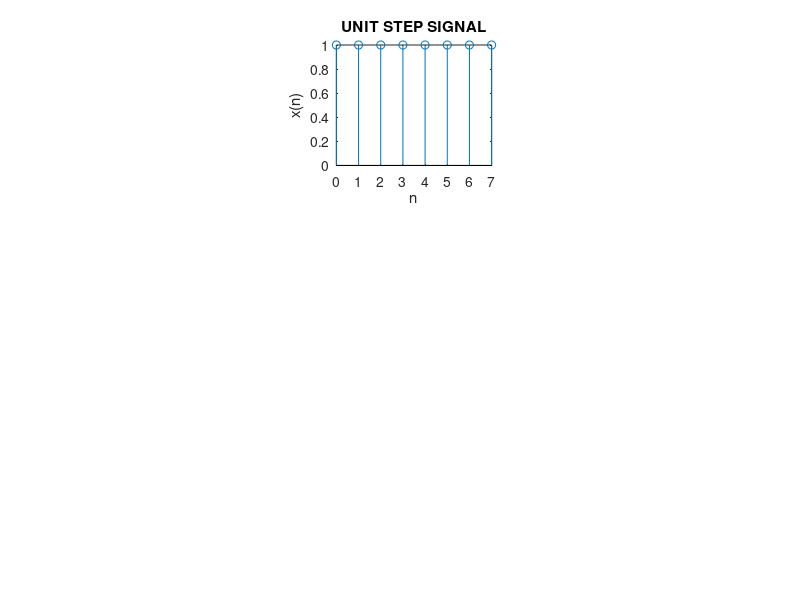

Write MATLAB code to recreate this figure.
clc;
clear all;
close all;
%UNIT STEP SIGNAL%
N=8;
n=0:1:N-1;
x=ones(1,N);
subplot(3,3,2);
stem(n,x);
xlabel('n');
ylabel('x(n)');
title('UNIT STEP SIGNAL');
